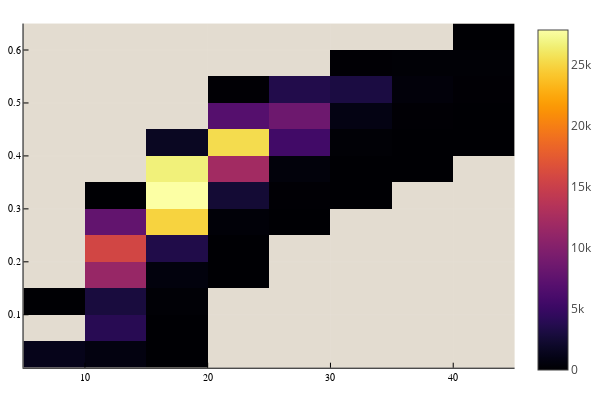

Source (notebook cell):
### Code cell
rho = 0
tdf = df[df.rho.==rho, :]
tdf.Gamma = tdf.Gamma./2tdf.l

default_plotlyjs!()
histogram2d(tdf.l, tdf.Gamma, nbins=15)

### Figure 1 — Plotly figure (JSON) as saved in the notebook; plotly's stock layout.template omitted (floating-point values rounded to 4 significant figures; data arrays with more than 128 entries replaced by an {"elided": "..."} marker saying what was removed)
{"data": [{"colorbar": {"title": ""}, "colorscale": {"elided": "256x2 mixed values"}, "hoverinfo": "none", "name": "", "showlegend": false, "showscale": true, "type": "heatmap", "x": [5, 10, 15, 20, 25, 30, 35, 40, 45], "xaxis": "x1", "y": [3.469e-18, 0.05, 0.1, 0.15, 0.2, 0.25, 0.3, 0.35, 0.4, 0.45, 0.5, 0.55, 0.6, 0.65], "yaxis": "y1", "z": [[1252, 752, 1, null, null, null, null, null], [null, 3945, 11, null, null, null, null, null], [15, 2954, 215, null, null, null, null, null], [null, 11348, 619, 1, null, null, null, null], [null, 15681, 3430, 44, null, null, null, null], [null, 7737, 24886, 333, 7, null, null, null], [null, 25, 27862, 2563, 80, 2, null, null], [null, null, 26692, 12108, 506, 18, 1, null], [null, null, 1630, 25417, 5514, 202, 9, 2], [null, null, null, 6895, 8494, 928, 60, 7], [null, null, null, 66, 3568, 3096, 454, 63], [null, null, null, null, null, 97, 238, 171], [null, null, null, null, null, null, null, 1]], "zmax": 27862, "zmin": 1}], "layout": {"annotations": [], "height": 400, "legend": {"bgcolor": "rgba(227, 220, 208, 1.000)", "bordercolor": "rgba(227, 220, 208, 1.000)", "borderwidth": 1, "font": {"color": "rgba(0, 0, 0, 1.000)", "family": "sans-serif", "size": 11}, "tracegroupgap": 0, "traceorder": "normal", "x": 0.8, "xanchor": "left", "y": 0.8, "yanchor": "top"}, "margin": {"b": 20, "l": 0, "r": 0, "t": 20}, "paper_bgcolor": "rgba(255, 255, 255, 1.000)", "plot_bgcolor": "rgba(227, 220, 208, 1.000)", "showlegend": true, "width": 600, "xaxis": {"anchor": "y1", "domain": [0.04545, 0.9934], "gridcolor": "rgba(255, 255, 255, 0.100)", "gridwidth": 0.5, "linecolor": "rgba(0, 0, 0, 1.000)", "mirror": false, "range": [5, 45], "showgrid": true, "showline": true, "showticklabels": true, "tickangle": 0, "tickcolor": "rgb(0, 0, 0)", "tickfont": {"color": "rgba(0, 0, 0, 1.000)", "family": "Lucida Sans Unicode", "size": 10}, "tickmode": "array", "ticks": "inside", "ticktext": ["10", "20", "30", "40"], "tickvals": [10, 20, 30, 40], "title": "", "titlefont": {"color": "rgba(0, 0, 0, 1.000)", "family": "Lucida Sans Unicode", "size": 11}, "type": "-", "visible": true, "zeroline": false, "zerolinecolor": "rgba(0, 0, 0, 1.000)"}, "yaxis": {"anchor": "x1", "domain": [0.03415, 0.9902], "gridcolor": "rgba(255, 255, 255, 0.100)", "gridwidth": 0.5, "linecolor": "rgba(0, 0, 0, 1.000)", "mirror": false, "range": [3.469e-18, 0.65], "showgrid": true, "showline": true, "showticklabels": true, "tickangle": 0, "tickcolor": "rgb(0, 0, 0)", "tickfont": {"color": "rgba(0, 0, 0, 1.000)", "family": "Lucida Sans Unicode", "size": 10}, "tickmode": "array", "ticks": "inside", "ticktext": ["0.1", "0.2", "0.3", "0.4", "0.5", "0.6"], "tickvals": [0.1, 0.2, 0.3, 0.4, 0.5, 0.6], "title": "", "titlefont": {"color": "rgba(0, 0, 0, 1.000)", "family": "Lucida Sans Unicode", "size": 11}, "type": "-", "visible": true, "zeroline": false, "zerolinecolor": "rgba(0, 0, 0, 1.000)"}}}
